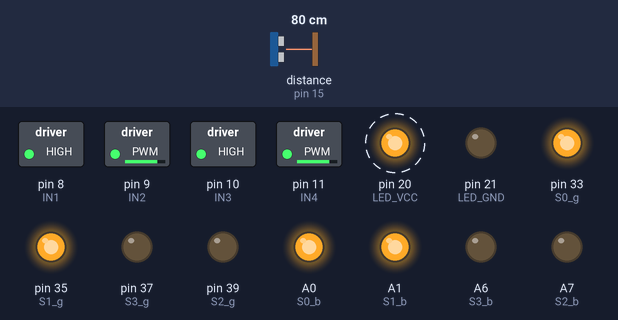
This sketch was run on a simulated Arduino Mega 2560, built with avr-gcc and run on an emulated ATmega2560. Parts: switched loads named in the sketch (green lamp = pin HIGH), output pins drawn as LEDs (lit = HIGH). Dashed ring = blinking. Inputs (shaded band) come from the test bench; at power-on: distance to the obstacle (sensor on pin 15) 80 cm. The echo pulse lasts 58.3 µs per cm; pins used as bus, display or sensor lines are not drawn.

Above: at 3.2 s.
3.3 s: distance to the obstacle (sensor on pin 15) set to 45 cm
6.3 s: distance to the obstacle (sensor on pin 15) set to 37 cm
At 7.33 s:
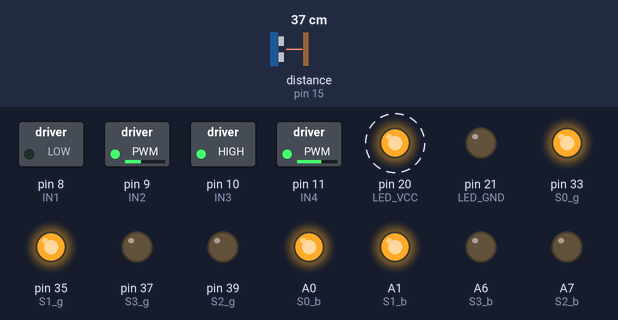
9.3 s: distance to the obstacle (sensor on pin 15) set to 60 cm
At 9.72 s:
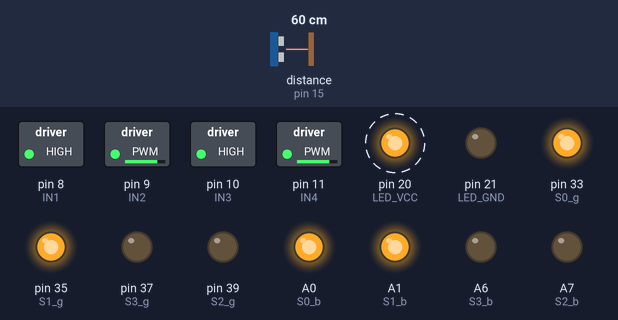
12.3 s: distance to the obstacle (sensor on pin 15) set to 2 cm
At 12.46 s:
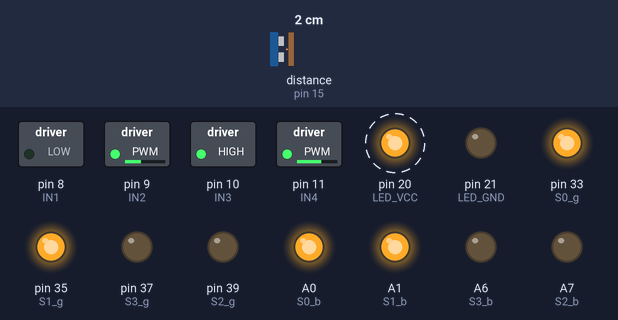
Timing chart, 0 to 16.3 s (numbered marks = the images above; inputs shaded):
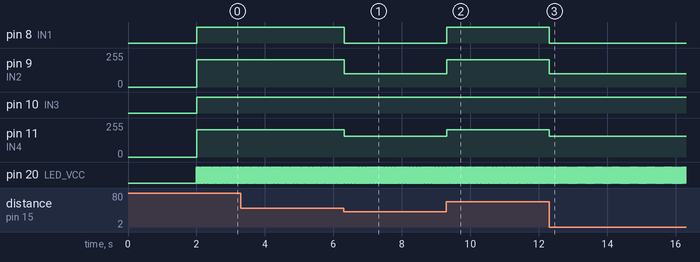

The sketch:

SumoBot.ino
```cpp
///////////////////////////////////////////////////////
// Author: Nguyen Phan Hung Thuan
// Version 1.0
// 07/09/2017
// International University - HCM National University
// hungthuanmk@gmail.com
// https://www.facebook.com/hungthuanmk
/////////////////////////////////////////////////////

/////////////////////////////////////////////////////
//USgreen     GND->14  ECHO->15  TRIG->16  VCC->17
//USblue      GND->7   ECHO->6   TRIG->5   VCC->4
//L298        IN1->8   IN2->9    IN3->10   IN4->11
//COLORgreen  S0->33   S1->35    S2->39    S3->37  OUT->A15
//COLORblue   S0->A0   S1->A1    S2->A7    S3->A6  OUT->A5
/////////////////////////////////////////////////////

#include <NewPing.h>

#define DEBUG  true

// DEFINITION //////////////////////////////////////

  #define OPPONENT_DISTANCE 40

  // MOTOR /////////////
  #define IN1 8
  #define IN2 9
  #define IN3 10
  #define IN4 11
  #define MAX_SPEED 100
  #define MIN_SPEED 0

  //
  #define GREEN 0
  #define BLUE  1

  // COLORgreen SENSOR /////
  #define S0_g 33
  #define S1_g 35
  #define S2_g 39
  #define S3_g 37
  #define sensorOut_g A15

  // COLORblue SENSOR /////
  #define S0_b A0
  #define S1_b A1
  #define S2_b A7
  #define S3_b A6
  #define sensorOut_b A5

  // USgreen SENSOR          //USgreen     GND->14  ECHO->15  TRIG->16  VCC->17
  #define TRIG_g 16
  #define ECHO_g 15
  #define MAX_DISTANCE_g OPPONENT_DISTANCE
  #define VCC_g 17
  #define GND_g 14
  NewPing USgreen(TRIG_g, ECHO_g, MAX_DISTANCE_g);

  // USblue SENSOR          //USblue      GND->7   ECHO->6   TRIG->5   VCC->4
  #define TRIG_b 5
  #define ECHO_b 6
  #define MAX_DISTANCE_b OPPONENT_DISTANCE
  #define VCC_b 4
  #define GND_b 7
  NewPing USblue(TRIG_b, ECHO_b, MAX_DISTANCE_b);

  // OTHERS ///////////
  #define rThreshold 50
  #define gThreshold 50
  #define bThreshold 50
  #define cThreshold 50
  #define distanceThreshold 40

  #define LED_GND 21
  #define LED_VCC 20
////////////////////////////////////////////////////

// VARIABLES //////////////////////////////////////
int R,G,B, C;
///////////////////////////////////////////////////

// PROTOTYPE //////////////////////////////////////
void m1Stop();
void m2Stop();
void m1Forward(int speed);
void m1Backward(int speed);
void m2Forward(int speed);
void m2Backward(int speed);
int readColorSensor(int GREENorBLUE);
bool crossedLine();
////////////////////////////////////////////////////

void setup()
{
  pinMode(LED_VCC, OUTPUT);
  pinMode(LED_GND, OUTPUT);
  digitalWrite(LED_GND, LOW);
  //motor setup
  pinMode(IN1, OUTPUT);
  pinMode(IN2, OUTPUT);
  pinMode(IN3, OUTPUT);
  pinMode(IN4, OUTPUT);

  //color green setup
  pinMode(S0_g, OUTPUT);
  pinMode(S1_g, OUTPUT);
  pinMode(S2_g, OUTPUT);
  pinMode(S3_g, OUTPUT);
  pinMode(sensorOut_g, INPUT);
  digitalWrite(S0_g, HIGH);
  digitalWrite(S1_g, HIGH);

  //color blue setup
  pinMode(S0_b, OUTPUT);
  pinMode(S1_b, OUTPUT);
  pinMode(S2_b, OUTPUT);
  pinMode(S3_b, OUTPUT);
  pinMode(sensorOut_b, INPUT);
  digitalWrite(S0_b, HIGH);
  digitalWrite(S1_b, HIGH);

  //ultrasonic green
  pinMode(TRIG_g, OUTPUT);
  pinMode(ECHO_g, INPUT);
  pinMode(VCC_g, OUTPUT);
  pinMode(GND_g, OUTPUT);
  digitalWrite(VCC_g, HIGH);
  digitalWrite(GND_g, LOW);

  //ultrasonic blue
  pinMode(TRIG_b, OUTPUT);
  pinMode(ECHO_b, INPUT);
  pinMode(VCC_b, OUTPUT);
  pinMode(GND_b, OUTPUT);
  digitalWrite(VCC_b, HIGH);
  digitalWrite(GND_b, LOW);

  //analogWrite(IN4, 100);
  if (DEBUG)
    Serial.begin(9600);

  // REGULATION //////////////////////////////////
  delay(2000);
  ///////////////////////////////////////////////
}

void loop()
{
 // m1Backward(100);
 //analogWrite(IN4, 100);
 // m2Forward(100);
  digitalWrite(LED_VCC, !digitalRead(LED_VCC));
  delay(10);
  if (USgreen.ping_cm()!=0)
    {
      m1Backward(100);
      m2Backward(100);
    }
   else
    {
      m1Forward(50);
      m2Backward(50);
    }
  /*
  if (readColorSensor(GREEN) < 10 || readColorSensor(BLUE) < 10)
  {
    m1Backward(100);
    m2Backward(100);
  }
  else
  {
    if (USgreen.ping_cm() < 40)
    {
      m1Forward(100);
      m2Forward(100);
    }
    else
    {
      m1Backward(100);
      m2Forward(100);
    }
  }
  */
}

void m1Stop(){
  digitalWrite(IN1, LOW);
  digitalWrite(IN2, LOW);
}

void m2Stop(){
  digitalWrite(IN3, LOW);
  digitalWrite(IN4, LOW);
}

void m1Forward(int speed){
  speed = constrain(speed, MIN_SPEED, MAX_SPEED);
  digitalWrite(IN1, HIGH);// dont need to use PWM
  analogWrite(IN2, 255 - speed);
}

void m1Backward(int speed){
  speed = constrain(speed, MIN_SPEED, MAX_SPEED);
  digitalWrite(IN1, LOW);// dont need to use PWM
  analogWrite(IN2, speed);
}

void m2Forward(int speed){
  speed = constrain(speed, MIN_SPEED, MAX_SPEED);
  analogWrite(IN4, speed);
  digitalWrite(IN3, LOW);// dont need to use PWM
}

void m2Backward(int speed){
  speed = constrain(speed, MIN_SPEED, MAX_SPEED);
  analogWrite(IN4, 255 - speed);
  digitalWrite(IN3, HIGH);// dont need to use PWM
}

int readColorSensor(int GREENorBLUE){
  int s2,s3, out;
  if (GREENorBLUE == GREEN)
  { //green
    s2 = S2_g;
    s3 = S3_g;
    out = sensorOut_g;
  }
  else //blue
  {
    s2 = S2_b;
    s3 = S3_b;
    out = sensorOut_b;
  }
  // Setting CLEAR filtered photodiodes to be read
  digitalWrite(s2, HIGH);
  digitalWrite(s3, LOW);
  C = pulseIn(out, LOW);
     // C = map(C, 2,25,255,0);
  if (DEBUG)
  {
    Serial.print("C= ");
    Serial.print(C);
    Serial.print("\t");
  }
  delay(5);

  // Setting RED filtered photodiodes to be read
  digitalWrite(s2, LOW);
  digitalWrite(s3, LOW);
  R = pulseIn(out, LOW);
      //R = map(R, 25,72,255,0);
  if (DEBUG)
  {
    Serial.print("R= ");
    Serial.print(R);
    Serial.print("\t");
  }
  delay(5);

  // Setting GREEN filtered photodiodes to be read
  digitalWrite(s2, HIGH);
  digitalWrite(s3, HIGH);
  G = pulseIn(out, LOW);
      //G = map(G, 30,90,255,0);
  if (DEBUG)
  {
    Serial.print("G= ");
    Serial.print(G);
    Serial.print("\t");
  }
  delay(5);

  // Setting BLUE filtered photodiodes to be read
  digitalWrite(s2, LOW);
  digitalWrite(s3, HIGH);
  B = pulseIn(out, LOW);
      //B = map(B, 25,70,255,0);
  if (DEBUG)
  {
    Serial.print("B= ");
    Serial.print(B);
    Serial.print("\n");
  }
  return C;
}

bool crossedLine(){
  readColorSensor(BLUE);
 // if ((R <= rThreshold) && (G <= gThreshold) && (B <= bThreshold))
  if (C <= cThreshold)
    return true;
  else
    return false;
}
```

Measured:
- the behaviour switches between 41 and 40 cm on distance to the obstacle (sensor on pin 15) (found by bisection; images 0 and 1)
- after the input at 6.3 s, pin 8 (IN1): HIGH → LOW at once; pin 9 (IN2): 205/255 → 100/255 at once; pin 11 (IN4): 205/255 → 155/255 at once
- after the input at 9.3 s, pin 8 (IN1): LOW → HIGH at once; pin 9 (IN2): 100/255 → 205/255 at once; pin 11 (IN4): 155/255 → 205/255 at once
- after the input at 12.3 s, pin 8 (IN1): HIGH → LOW at once; pin 9 (IN2): 205/255 → 100/255 at once; pin 11 (IN4): 205/255 → 155/255 at once
- by itself, pin 20 (LED_VCC): alternates HIGH for 0.01 s and LOW for 0.01 s
